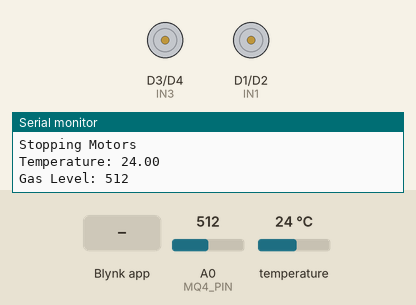
Simulated run of this sketch. Board: ESP8266 (NodeMCU). Parts: motor-driver pin pairs drawn as motors (green arrow = first pin HIGH = forward, orange = second pin HIGH = backward, longer = more drive), the last lines printed to the serial monitor. The test bench sets the inputs (shaded band); at power-on: A0 (MQ4_PIN) = 512, temperature 24 °C. WiFi joins after 1.5 s; servers stay silent unless stated.

Above: at 3.0 s.
3.1 s: Blynk app writes 1 to V1
At 4.2 s:
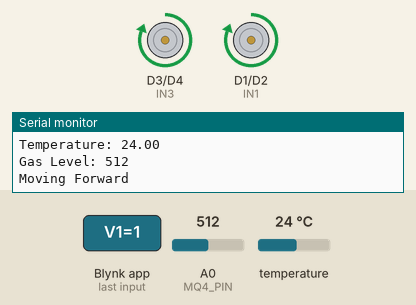
5.5 s: Blynk app writes 1 to V3
At 8.0 s:
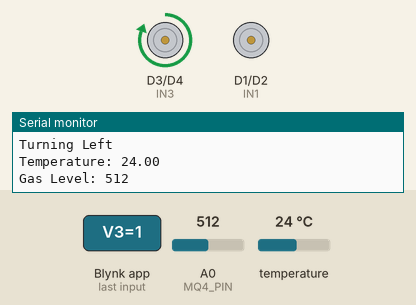
8.6 s: Blynk app writes 1 to V4
At 9.3 s:
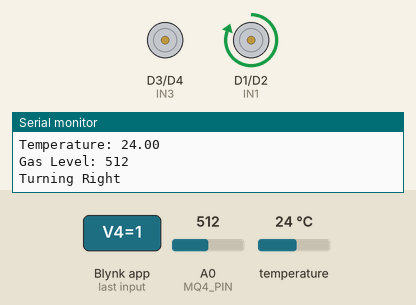
11.0 s: Blynk app writes 0 to V1
At 13.1 s:
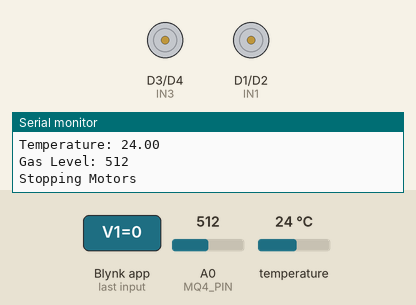
Timing chart, 0 to 14.6 s (numbered marks = the images above; inputs shaded):
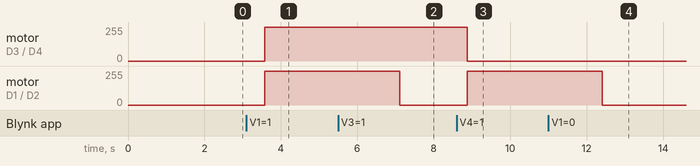

Measured:
- after the input at 3.1 s, motor on D3 (IN3) / D4 (IN4), motor on D1 (IN1) / D2 (IN2): stopped → forward 255/255 after 0.48 s
- after the input at 5.5 s, motor on D1 (IN1) / D2 (IN2): forward 255/255 → stopped after 1.6 s
- after the input at 8.6 s, motor on D3 (IN3) / D4 (IN4): forward 255/255 → stopped after 0.28 s; motor on D1 (IN1) / D2 (IN2): stopped → forward 255/255 after 0.28 s
- after the input at 11.0 s, motor on D1 (IN1) / D2 (IN2): forward 255/255 → stopped after 1.4 s

The sketch:

worker.ino
```cpp
#define BLYNK_TEMPLATE_ID "TMPL33oUdPC3s"
#define BLYNK_TEMPLATE_NAME "manhole"
#define BLYNK_AUTH_TOKEN "A5jpHOPJ4HbK50JrKYKxrh9NUR9dRdcA"

#include <ESP8266WiFi.h>
#include <BlynkSimpleEsp8266.h>
#include <OneWire.h>
#include <DallasTemperature.h>

// Define motor control pins
#define IN1 D1
#define IN2 D2
#define IN3 D3
#define IN4 D4

// DS18B20 temperature sensor pin
#define ONE_WIRE_BUS D5

// MQ4 gas sensor pin
#define MQ4_PIN A0

// WiFi credentials
char ssid[] = "Joes phone";
char pass[] = "1234567i";

// Setup a OneWire instance to communicate with DS18B20
OneWire oneWire(ONE_WIRE_BUS);
DallasTemperature sensors(&oneWire);

// Function to stop all motors
void stopMotors() {
  Serial.println("Stopping Motors");
  digitalWrite(IN1, LOW);
  digitalWrite(IN2, LOW);
  digitalWrite(IN3, LOW);
  digitalWrite(IN4, LOW);
}

void setup() {
  // Set motor pins as outputs
  pinMode(IN1, OUTPUT);
  pinMode(IN2, OUTPUT);
  pinMode(IN3, OUTPUT);
  pinMode(IN4, OUTPUT);

  // Stop motors at the start
  stopMotors();

  // Set up the MQ4 gas sensor pin
  pinMode(MQ4_PIN, INPUT);

  // Begin serial communication
  Serial.begin(9600);

  // Initialize DS18B20 sensor
  sensors.begin();

  // Initialize Blynk
  Blynk.begin(BLYNK_AUTH_TOKEN, ssid, pass);
}

// Move forward
BLYNK_WRITE(V1) {
  int state = param.asInt();
  if (state == 1) {
    Serial.println("Moving Forward");
    digitalWrite(IN1, HIGH);
    digitalWrite(IN2, LOW);
    digitalWrite(IN3, HIGH);
    digitalWrite(IN4, LOW);
  } else {
    stopMotors();
  }
}

// Turn left
BLYNK_WRITE(V3) {
  int state = param.asInt();
  if (state == 1) {
    Serial.println("Turning Left");
    digitalWrite(IN1, LOW);
    digitalWrite(IN2, LOW);
    digitalWrite(IN3, HIGH);
    digitalWrite(IN4, LOW);
  } else {
    stopMotors();
  }
}

// Turn right
BLYNK_WRITE(V4) {
  int state = param.asInt();
  if (state == 1) {
    Serial.println("Turning Right");
    digitalWrite(IN1, HIGH); // Left motor forward
    digitalWrite(IN2, LOW);
    digitalWrite(IN3, LOW);  // Right motor stopped
    digitalWrite(IN4, LOW);
  } else {
    stopMotors();
  }
}

// Send temperature to Blynk (V2)
void sendTemperature() {
  sensors.requestTemperatures(); // Request temperature from DS18B20
  float temperature = sensors.getTempCByIndex(0); // Get temperature in Celsius
  Serial.print("Temperature: ");
  Serial.println(temperature);
  Blynk.virtualWrite(V2, temperature);
}

// Send gas reading to Blynk (V5)
void sendGasLevel() {
  int gasLevel = analogRead(MQ4_PIN); // Read analog value from MQ4 sensor
  Serial.print("Gas Level: ");
  Serial.println(gasLevel);
  Blynk.virtualWrite(V5, gasLevel);
}

void loop() {
  Blynk.run();

  // Send sensor data periodically
  sendTemperature();
  sendGasLevel();

  delay(1000); // Delay to avoid spamming Blynk
}
```
